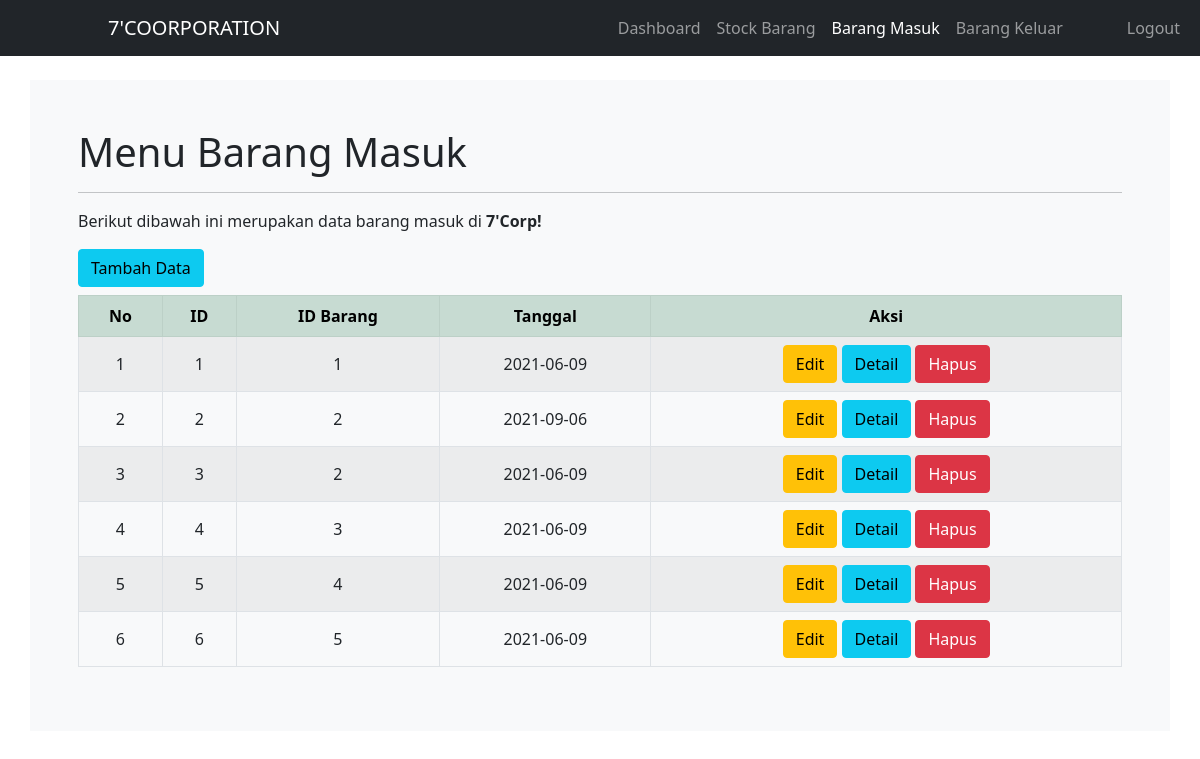
The app's page /masuk_tampil.php (signed in) with its own data.
### tables this page shows
CREATE TABLE `br_masuk` (
  `id_masuk` varchar(11) NOT NULL,
  `id_barang` int(11) NOT NULL,
  `tanggal` date NOT NULL,
  `penerima` varchar(30) NOT NULL
);

### masuk_tampil.php (the view, shortened to what this page needs)
<!DOCTYPE html>
<html lang="en">
<head>
	<link href="https://cdn.jsdelivr.net/npm/bootstrap@5.0.0/dist/css/bootstrap.min.css" rel="stylesheet">
	<link rel="stylesheet" href="css/bootstrap.min.css">
</head>
<body>
	<nav class="navbar navbar-expand-lg navbar-dark bg-dark">
		<div class="container-fluid">
			<a class="navbar-brand ms-5 ps-5" href="#">7'COORPORATION</a>
			<div class="collapse navbar-collapse" id="navbarNav">
				<ul class="navbar-nav ms-auto mb-2 mb-lg-0">
					<?php
		            if($_SESSION['level'] == "admin" ) { ?>
    					<li class="nav-item">
    						<a class="nav-link" aria-current="page" href="index.php">Dashboard</a>
    					</li>
    					<li class="nav-item">
    						<a class="nav-link" href="stock_tampil.php">Stock Barang</a>
    					</li>
    					<li class="nav-item">
    						<a class="nav-link active" href="masuk_tampil.php">Barang Masuk</a>
    					</li>
    					<li class="nav-item">
    						<a class="nav-link" href="keluar_tampil.php">Barang Keluar</a>
    					</li>
						<li class="nav-item ms-md-5">
						<a class="nav-link" href="logout.php"> Logout</a>
						</li>
					<?php
					}
					?>
				</ul>
			</div>
		</div>
	</nav>
	<div class="container-xl mt-4 p-5  bg-light">
	  <h1 align="left mb-2"b >Menu Barang Masuk</h1><hr>
	   <p>Berikut dibawah ini merupakan data barang masuk di <b>7'Corp!</b></p>
		<h4>
			<a href="masuk_tambah.php" class="btn btn-info">Tambah Data</a>
		</h4>
		<div class="table-responsive text-center">
		<table class="table table-striped table-bordered table-hover align-middle">
			<head>
				<tr class="table-success">
					<th>No</th>
					<th>ID</Masuk></th>
					<th>ID Barang</th>
					<th>Tanggal</th>
					<th>Aksi</th>
				</tr>
			</head>
			<tbody>
				<?php
				include("koneksi.php");
				$no = 0;
				$data = mysqli_query($koneksi, "SELECT * FROM br_masuk");
				while($baris=mysqli_fetch_array($data)){
				$no++;
				?>
				<tr>
					<td><?= $no ?></td>
					<td><?=$baris['id_masuk']?></td>
					<td><?=$baris['id_barang']?></td>
					<td><?=$baris['tanggal']?></td>
					<td>
						<?php
			            if($_SESSION['level'] == "admin" ) { ?>
							<a href="masuk_edit.php?id_masuk=<?= $baris['id_masuk']; ?>" class="btn btn-warning">Edit</a>
							<a href="masuk_detail.php?id_masuk=<?= $baris['id_masuk']; ?>" class="btn btn-info">Detail</a>
							<a href="masuk_hapus.php?id_masuk=<?= $baris['id_masuk']; ?>" class="btn btn-danger">Hapus</a>
						<?php
			            }
			            elseif($_SESSION['level'] == "karyawan") {
			            ?>
				            <a href="masuk_detail.php?id_masuk=<?= $baris['id_masuk']; ?>" class="btn btn-info">Detail</a>
			            <?php
				        }
				        ?>
					</td>
				<?php
				}
				?>
			</tbody>
		</table>
		</div>
	</div>
</body>
</html>

### records on screen
br_masuk: id_masuk "1", id_barang "1", tanggal "2021-06-09"
br_masuk: id_masuk "2", id_barang "2", tanggal "2021-09-06"
br_masuk: id_masuk "3", id_barang "2", tanggal "2021-06-09"
br_masuk: id_masuk "4", id_barang "3", tanggal "2021-06-09"
br_masuk: id_masuk "5", id_barang "4", tanggal "2021-06-09"
br_masuk: id_masuk "6", id_barang "5", tanggal "2021-06-09"
